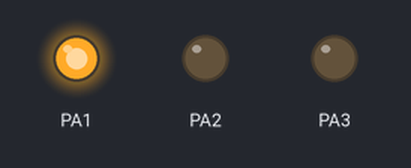
A sketch run on a simulated STM32 Blue Pill. Shown: output pins drawn as LEDs (lit = HIGH).

Above: at 0.5 s.
At 2.17 s:
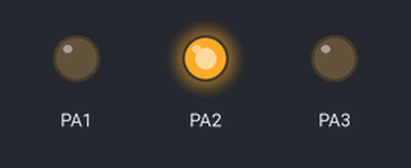
At 3.2 s:
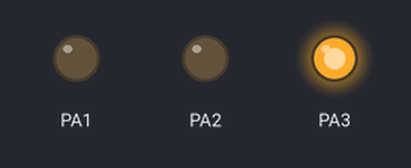
At 4.2 s:
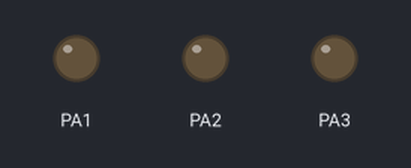
Timing chart, 0 to 6.1 s (numbered marks = the images above):
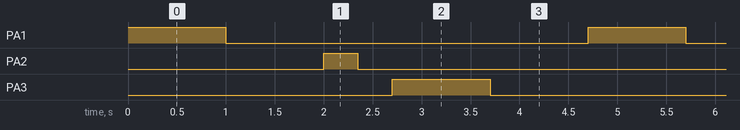

Measured:
- by itself, PA1, PA3: alternates HIGH for 1.0 s and LOW for 3.7 s
- by itself, PA2: alternates HIGH for 0.35 s and LOW for 4.4 s
- by itself, everything shown: repeats every 4.7 s, in 6 steps

The sketch:

1.blinking_led.ino
```cpp
int r = PA1;
int y = PA2;
int g = PA3;

int x = 1000;
int d = 350;

void setup() {
  // put your setup code here, to run once:
  pinMode(PA1, OUTPUT);
  pinMode(PA2, OUTPUT);
  pinMode(PA3, OUTPUT);

}

void loop() {
  // put your main code here, to run repeatedly:
  digitalWrite(PA1, HIGH);
  delay(x);
  digitalWrite(PA1, LOW);
  delay(x);

  digitalWrite(PA2, HIGH);
  delay(d);
  digitalWrite(PA2, LOW);
  delay(d);

  digitalWrite(PA3, HIGH);
  delay(x);
  digitalWrite(PA3, LOW);
  delay(x);


}
```
